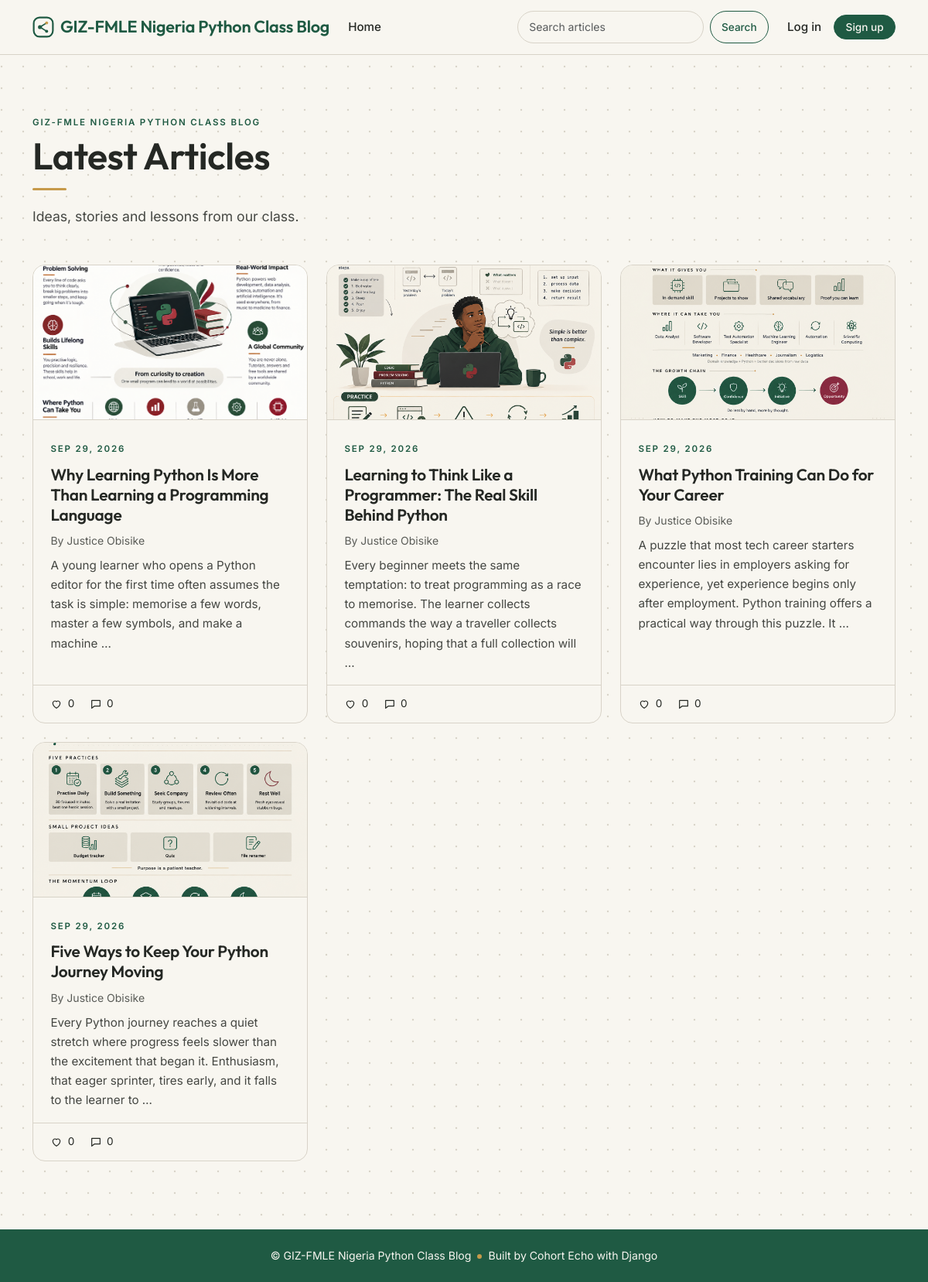
The page / on the database its author committed.
### blog/models.py (models this page shows, shortened)
class Post(models.Model):
    STATUS_CHOICES = [
        ('draft', 'Draft'),
        ('published', 'Published'),
    ]
    title = models.CharField(max_length=200)
    slug = models.SlugField(max_length=220, unique=True, blank=True)
    author = models.ForeignKey(
        settings.AUTH_USER_MODEL, on_delete=models.CASCADE, related_name='posts'
    )
    cover_image = models.ImageField(upload_to='covers/', blank=True, null=True)
    content = models.TextField()
    status = models.CharField(max_length=10, choices=STATUS_CHOICES, default='published')
    created_at = models.DateTimeField(auto_now_add=True)
    updated_at = models.DateTimeField(auto_now=True)
    likes = models.ManyToManyField(
        settings.AUTH_USER_MODEL, related_name='liked_posts', blank=True
    )
    class Meta:
        ordering = ['-created_at']
    def get_absolute_url(self):
        return reverse('post_detail', kwargs={'slug': self.slug})

### blog/views.py (the view)
# urls.py: path('', views.PostListView.as_view(), name='home'),
class PostListView(ListView):
    template_name = 'blog/home.html'
    context_object_name = 'posts'
    paginate_by = 6
    def get_queryset(self):
        qs = (
            Post.objects.filter(status='published')
            .select_related('author')
            .annotate(
                like_count=Count('likes', distinct=True),
                comment_count=Count(
                    'comments', filter=Q(comments__active=True), distinct=True
                ),
            )
        )
        q = self.request.GET.get('q', '').strip()
        if q:
            qs = qs.filter(Q(title__icontains=q) | Q(content__icontains=q))
        return qs

### blog/context_processors.py (called while the page is built)
def author_status(request):
    return {'is_author': is_author(request.user)}

### blog/permissions.py (called while the page is built)
def is_author(user):
    return user.is_authenticated and (
        user.is_superuser or user.groups.filter(name='Authors').exists()
    )

### templates/blog/home.html (shortened to what this page needs)
{% extends 'base.html' %}
{% block content %}
<header class="page-hero">
  <span class="eyebrow">GIZ-FMLE Nigeria Python Class Blog</span>
  <h1 class="display-title">Latest Articles</h1>
  <div class="amber-rule"></div>
  <p class="lead-text">Ideas, stories and lessons from our class.</p>
</header>
<div class="row row-cols-1 row-cols-md-2 row-cols-lg-3 g-4">
  {% for post in posts %}
    <div class="col">
      <article class="post-card">
        {% if post.cover_image %}
          <img src="{{ post.cover_image.url }}" class="post-card__cover" alt="{{ post.title }}">
        {% endif %}
        <div class="post-card__body">
          <span class="eyebrow">{{ post.created_at|date:"M d, Y" }}</span>
          <h2 class="post-card__title">
            <a href="{{ post.get_absolute_url }}">{{ post.title }}</a>
          </h2>
          <p class="small mb-2" style="opacity:.75;">
            By {{ post.author.get_full_name|default:post.author.username }}
          </p>
          <p class="post-card__excerpt">{{ post.content|truncatewords:30 }}</p>
        </div>
        <div class="post-card__footer">
          <span class="icon-stat">
            <svg viewBox="0 0 24 24"><path d="M12 20s-7-4.4-7-10a4 4 0 0 1 7-2.6A4 4 0 0 1 19 10c0 5.6-7 10-7 10z"/></svg>
            {{ post.like_count }}
          </span>
          <span class="icon-stat">
            <svg viewBox="0 0 24 24"><path d="M4 5h16v11H9l-5 4V5z"/></svg>
            {{ post.comment_count }}
          </span>
        </div>
      </article>
    </div>
  {% empty %}
    <p>No articles found.</p>
  {% endfor %}
</div>
{% endblock %}

### templates/base.html (shortened to what this page needs)
{% load static %}
<!DOCTYPE html>
<html lang="en">
<head>
  <link href="https://cdn.jsdelivr.net/npm/bootstrap@5.3.3/dist/css/bootstrap.min.css" rel="stylesheet">
  <link rel="stylesheet" href="{% static 'css/custom.css' %}?v=2">
</head>
<body class="d-flex flex-column min-vh-100">
<nav class="navbar navbar-expand-lg site-nav sticky-top">
  <div class="container">
    <a class="navbar-brand d-flex align-items-center gap-2" href="{% url 'home' %}">
      <span>GIZ-FMLE Nigeria Python Class Blog</span>
    </a>
    <div class="collapse navbar-collapse" id="mainNav">
      <ul class="navbar-nav me-auto">
        <li class="nav-item"><a class="nav-link" href="{% url 'home' %}">Home</a></li>
      </ul>
      <form class="d-flex me-lg-3 my-2 my-lg-0" method="get" action="{% url 'home' %}">
        <input class="form-control form-control-sm search-input me-2" type="search" name="q"
               placeholder="Search articles" value="{{ request.GET.q }}">
        <button class="btn btn-outline-primary btn-sm">Search</button>
      </form>
      <ul class="navbar-nav align-items-lg-center">
        {% if user.is_authenticated %}
          <li class="nav-item navbar-text me-3">Hi, {{ user.username }}</li>
          <li class="nav-item">
            <form method="post" action="{% url 'logout' %}">
              {% csrf_token %}
              <button class="btn btn-outline-primary btn-sm">Log out</button>
            </form>
          </li>
        {% else %}
          <li class="nav-item"><a class="nav-link" href="{% url 'login' %}">Log in</a></li>
          <li class="nav-item ms-lg-2"><a class="btn btn-primary btn-sm" href="{% url 'signup' %}">Sign up</a></li>
        {% endif %}
      </ul>
    </div>
  </div>
</nav>
<main class="container my-4 flex-grow-1">
  {% block content %}{% endblock %}
</main>
<footer class="site-footer">
  <span>&copy; GIZ-FMLE Nigeria Python Class Blog</span><span class="dot-amber"></span><span>Built by Cohort Echo with Django</span>
</footer>
</body>
</html>

### static/css/custom.css (style rules this page uses)
:root { --warm-white: #F8F6F0; --forest: #1F5A43; --stone: #D8D3C8; --brick: #8B3A42; --charcoal: #252824; --amber: #C69A4A; --radius: 16px; --font-heading: 'Outfit', 'Poppins', system-ui, sans-serif; --font-body: 'Inter', system-ui, -apple-system, 'Segoe UI', sans-serif; --bs-body-bg: #F8F6F0; --bs-body-bg-rgb: 248, 246, 240; --bs-body-color: #252824; --bs-body-color-rgb: 37, 40, 36; --bs-body-font-family: var(--font-body); --bs-link-color-rgb: 31, 90, 67; --bs-link-hover-color-rgb: 37, 40, 36; --bs-danger-rgb: 139, 58, 66; --bs-border-color: #D8D3C8; }
body { font-family: var(--font-body); color: var(--charcoal); background-color: var(--warm-white); line-height: 1.65; }
h1, h2, h3, h4, h5, h6, .navbar-brand, .display-title { font-family: var(--font-heading); font-weight: 600; letter-spacing: -0.01em; color: var(--charcoal); }
a { text-decoration: none; }
.eyebrow { font-size: .72rem; letter-spacing: .16em; text-transform: uppercase; font-weight: 600; color: var(--forest); }
.amber-rule { width: 44px; height: 3px; background: var(--amber); border-radius: 2px; margin: .9rem 0 1.2rem; }
.dot-amber { display: inline-block; width: 6px; height: 6px; border-radius: 50%; background: var(--amber); margin: 0 .5rem; vertical-align: middle; }
.lead-text { font-size: 1.1rem; max-width: 42rem; opacity: .85; }
.page-hero { padding: 3rem 0 2rem; }
.display-title { font-size: clamp(2rem, 4.5vw, 3rem); line-height: 1.1; margin: .4rem 0 0; }
.site-nav { background: var(--warm-white); border-bottom: 1px solid var(--stone); padding: .75rem 0; }
.site-nav .navbar-brand { color: var(--forest); font-size: 1.35rem; }
.site-nav .nav-link { color: var(--charcoal); font-weight: 500; font-size: .95rem; }
.btn { border-radius: 999px; font-weight: 500; padding: .5rem 1.2rem; }
.btn-sm { padding: .3rem .9rem; font-size: .85rem; }
.btn-primary { --bs-btn-color: #F8F6F0; --bs-btn-bg: #1F5A43; --bs-btn-border-color: #1F5A43; --bs-btn-hover-color: #F8F6F0; --bs-btn-hover-bg: #252824; --bs-btn-hover-border-color: #252824; --bs-btn-active-color: #F8F6F0; --bs-btn-active-bg: #252824; --bs-btn-active-border-color: #252824; --bs-btn-focus-shadow-rgb: 31, 90, 67; }
.btn-outline-primary { --bs-btn-color: #1F5A43; --bs-btn-border-color: #1F5A43; --bs-btn-hover-color: #F8F6F0; --bs-btn-hover-bg: #1F5A43; --bs-btn-hover-border-color: #1F5A43; --bs-btn-active-color: #F8F6F0; --bs-btn-active-bg: #1F5A43; --bs-btn-active-border-color: #1F5A43; --bs-btn-focus-shadow-rgb: 31, 90, 67; }
.form-control, .form-select { background-color: var(--warm-white); border: 1px solid var(--stone); border-radius: 12px; color: var(--charcoal); padding: .6rem .9rem; }
.search-input { min-width: 190px; border-radius: 999px; }
.post-card { display: flex; flex-direction: column; height: 100%; background: var(--warm-white); border: 1px solid var(--stone); border-radius: var(--radius); overflow: hidden; transition: border-color .2s ease; }
.post-card__cover { width: 100%; height: 200px; object-fit: cover; display: block; border-bottom: 1px solid var(--stone); }
.post-card__body { padding: 1.4rem 1.4rem 1rem; flex-grow: 1; }
.post-card__title { font-size: 1.3rem; line-height: 1.25; margin: .5rem 0 .6rem; }
.post-card__title a { color: var(--charcoal); }
.post-card__excerpt { font-size: .95rem; opacity: .85; margin: 0; }
.post-card__footer { display: flex; gap: 1.2rem; align-items: center; padding: .8rem 1.4rem; border-top: 1px solid var(--stone); font-size: .85rem; }
.icon-stat { display: inline-flex; align-items: center; gap: .4rem; }
.icon-stat svg, .chip svg { width: 16px; height: 16px; fill: none; stroke: currentColor; stroke-width: 1.8; stroke-linecap: round; stroke-linejoin: round; }
.site-footer { background: var(--forest); color: var(--warm-white); text-align: center; padding: 1.4rem 0; margin-top: 4rem; font-size: .88rem; }

### rows shown on the page
Post: cover_image (picture), created_at "SEP 29, 2026", title "Why Learning Python Is More Than Learning a Programming Language", author.get_full_name "Justice Obisike", content "A young learner who opens a Python editor for the first time often assumes the task is simple: memorise a few words, master a few symbols, and make a machine …", like_count "0", comment_count "0"
Post: cover_image (picture), created_at "SEP 29, 2026", title "Learning to Think Like a Programmer: The Real Skill Behind Python", author.get_full_name "Justice Obisike", content "Every beginner meets the same temptation: to treat programming as a race to memorise. The learner collects commands the way a traveller collects souvenirs, hoping that a full collection will …", like_count "0", comment_count "0"
Post: cover_image (picture), created_at "SEP 29, 2026", title "What Python Training Can Do for Your Career", author.get_full_name "Justice Obisike", content "A puzzle that most tech career starters encounter lies in employers asking for experience, yet experience begins only after employment. Python training offers a practical way through this puzzle. It …", like_count "0", comment_count "0"
Post: cover_image (picture), created_at "SEP 29, 2026", title "Five Ways to Keep Your Python Journey Moving", author.get_full_name "Justice Obisike", content "Every Python journey reaches a quiet stretch where progress feels slower than the excitement that began it. Enthusiasm, that eager sprinter, tires early, and it falls to the learner to …", like_count "0", comment_count "0"
